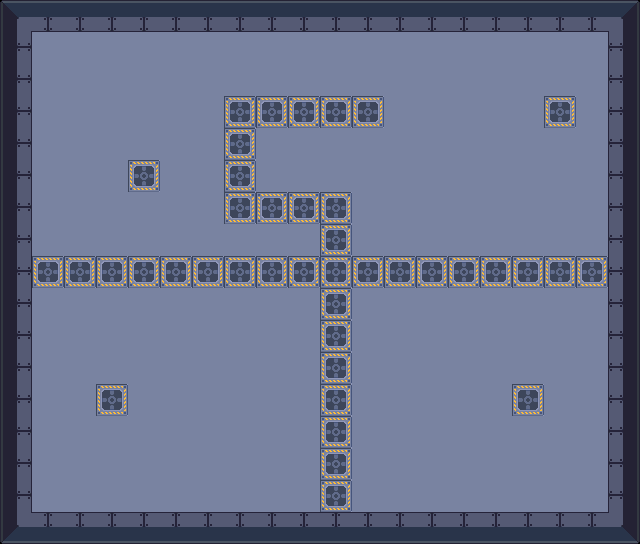

This is a level from a 2D game, rendered from its Tiled map with the project's own tilesets. A one-line summary and the complete map file follow:
An orthogonal 20x17 tile map with 32x32 px tiles, 1 tile layer (path), 2 tilesets, 1 image layer and 4 objects (3x starting_point, orb).

<map version="1.10" tiledversion="1.11.2" orientation="orthogonal" renderorder="right-down" width="20" height="17" tilewidth="32" tileheight="32" infinite="0" nextlayerid="12" nextobjectid="15">
 <tileset firstgid="1" name="map" tilewidth="32" tileheight="32" tilecount="340" columns="20">
  <image source="map.png" width="640" height="544" />
 </tileset>
 <tileset firstgid="341" source="a.tsx" />
 <imagelayer id="5" name="background" locked="1">
  <image source="map.png" width="640" height="544" />
 </imagelayer>
 <layer id="6" name="path" width="20" height="17">
  <properties>
   <property name="placable" type="bool" value="true" />
  </properties>
  <data encoding="csv">
0,0,0,0,0,0,0,0,0,0,0,0,0,0,0,0,0,0,0,0,
0,0,0,0,0,0,0,0,0,0,0,0,0,0,0,0,0,0,0,0,
0,0,0,0,0,0,0,0,0,0,0,0,0,0,0,0,0,0,0,0,
0,0,0,0,0,0,0,391,391,391,391,391,0,0,0,0,0,391,0,0,
0,0,0,0,0,0,0,391,0,0,0,0,0,0,0,0,0,0,0,0,
0,0,0,0,391,0,0,391,0,0,0,0,0,0,0,0,0,0,0,0,
0,0,0,0,0,0,0,391,391,391,391,0,0,0,0,0,0,0,0,0,
0,0,0,0,0,0,0,0,0,0,391,0,0,0,0,0,0,0,0,0,
0,391,391,391,391,391,391,391,391,391,391,391,391,391,391,391,391,391,391,0,
0,0,0,0,0,0,0,0,0,0,391,0,0,0,0,0,0,0,0,0,
0,0,0,0,0,0,0,0,0,0,391,0,0,0,0,0,0,0,0,0,
0,0,0,0,0,0,0,0,0,0,391,0,0,0,0,0,0,0,0,0,
0,0,0,391,0,0,0,0,0,0,391,0,0,0,0,0,391,0,0,0,
0,0,0,0,0,0,0,0,0,0,391,0,0,0,0,0,0,0,0,0,
0,0,0,0,0,0,0,0,0,0,391,0,0,0,0,0,0,0,0,0,
0,0,0,0,0,0,0,0,0,0,391,0,0,0,0,0,0,0,0,0,
0,0,0,0,0,0,0,0,0,0,0,0,0,0,0,0,0,0,0,0
</data>
 </layer>
 <objectgroup id="11" name="ol">
  <object id="8" name="sa" type="starting_point" x="327" y="521.75" width="16" height="16.75">
   <properties>
    <property name="startingPoint" type="bool" value="true" />
   </properties>
  </object>
  <object id="12" name="sa" type="starting_point" x="615.333" y="265.167" width="17" height="13.5">
   <properties>
    <property name="startingPoint" type="bool" value="true" />
   </properties>
  </object>
  <object id="13" name="sa" type="starting_point" x="23" y="273" width="1" height="1">
   <properties>
    <property name="startingPoint" type="bool" value="true" />
   </properties>
  </object>
  <object id="14" name="orb" type="orb" x="399" y="111" width="1" height="1">
   <properties>
    <property name="startingPoint" type="bool" value="true" />
   </properties>
  </object>
 </objectgroup>
</map>